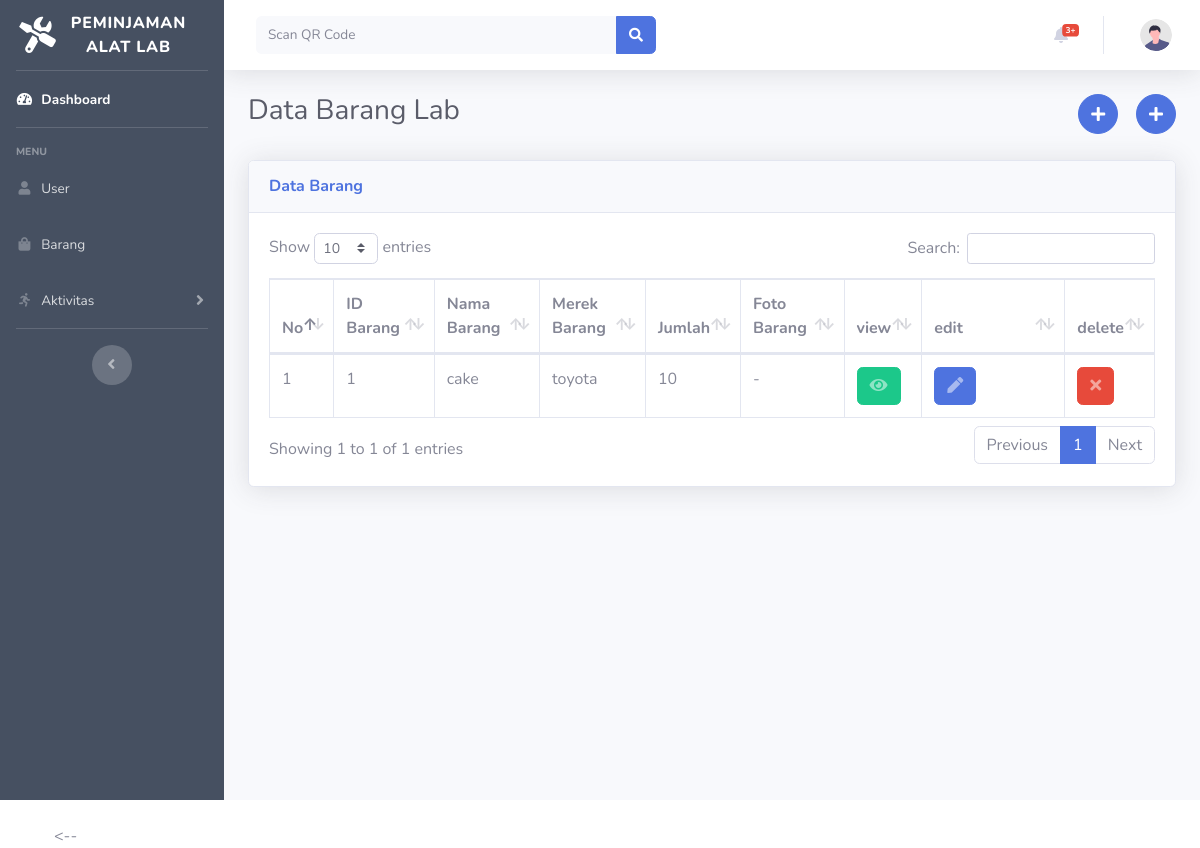
Before: /app/views/webadmin/barang/index.php with the older database file.
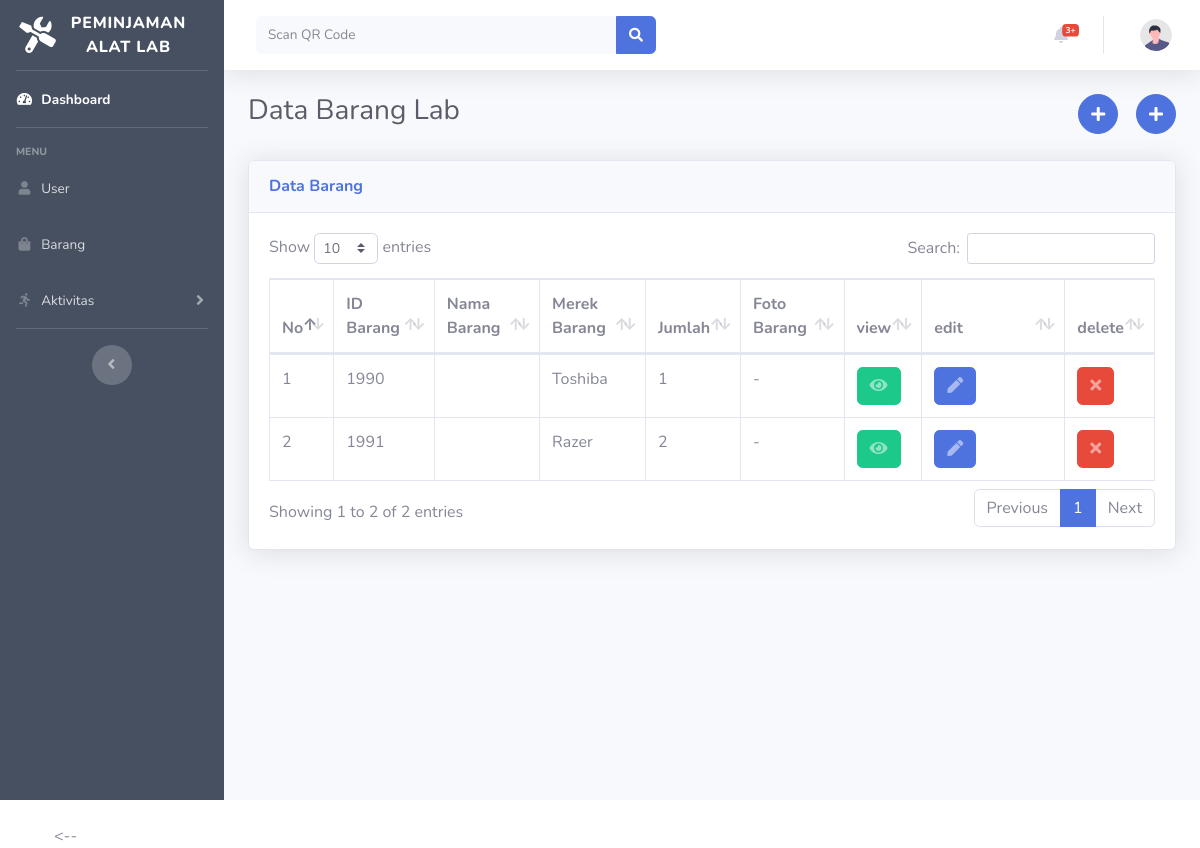
After: the same page with the newer database file.
### tables this page shows
CREATE TABLE `barang` (
  `Barang_id` int(100) NOT NULL,
  `Barang_lab_id` int(11) NOT NULL,
  `Barang_nama` varchar(100) NOT NULL,
  `Barang_Loker` varchar(255) NOT NULL,
  `Barang_jumlah` int(11) NOT NULL,
  `Barang_jumlah_sisa` int(11) NOT NULL,
  `Barang_merk` varchar(100) NOT NULL,
  `Barang_foto` varchar(100) NOT NULL,
  `Barang_qrcode` varchar(100) NOT NULL,
  `Barang_gudang_id` int(100) NOT NULL
);

### app/views/webadmin/barang/index.php (the view, shortened to what this page needs)
<?php
	require_once __DIR__.('/../../function.php');
?>
<!DOCTYPE html>
<html lang="en">
<head>
    <link href="<?= BASEURL; ?>/vendor/fontawesome-free/css/all.css" rel="stylesheet" type="text/css">
    <link href="<?= BASEURL; ?>/css/sb-admin-2.css" rel="stylesheet">
    <link href="<?= BASEURL; ?>/vendor/datatables/dataTables.bootstrap4.css" rel="stylesheet">
    <link rel="stylesheet" type="text/css" href="<?= BASEURL; ?>/plugins/DataTables/DataTables-1.11.5/css/dataTables.bootstrap4.css">
</head>
<body id="page-top">
    <div id="wrapper">
        <?php include __DIR__."/../templates/sidebar.php"?>
        <div id="content-wrapper" class="d-flex flex-column">
            <div id="content">
                <nav class="navbar navbar-expand navbar-light bg-white topbar mb-4 static-top shadow">
                    <br>
                    <div class="d-none d-sm-inline-block form-inline mr-auto ml-md-3 my-2 my-md-0 mw-100 navbar-search">
                        <div class="input-group" >
                            <input type="text" class="form-control bg-light border-0 small cari_barang" id="cari_barang" placeholder="Scan QR Code"
                                aria-label="Search" aria-describedby="basic-addon2" name="IDBarang" autocomplete="off">
                            <div class="input-group-append" >
                                <button class="btn btn-primary" type="submit" >
                                    <i class="fas fa-search fa-sm"></i>
                                </button>
                            </div>
                        </div>
                    </div>
                    <ul class="navbar-nav ml-auto">
                        <li class="nav-item dropdown no-arrow mx-1">
                            <a class="nav-link dropdown-toggle" href="#" id="alertsDropdown" role="button"
                                data-toggle="dropdown" aria-haspopup="true" aria-expanded="false">
                                <i class="fas fa-bell fa-fw"></i>
                                <span class="badge badge-danger badge-counter">3+</span>
                            </a>
                        </li>
                        <li class="nav-item dropdown no-arrow">
                            <a class="nav-link dropdown-toggle" href="#" id="userDropdown" role="button"
                                data-toggle="dropdown" aria-haspopup="true" aria-expanded="false">
                                <img class="img-profile rounded-circle"
                                    src="img/undraw_profile.svg">
                            </a>
                        </li>
                    </ul>
                </nav>
                <div class="container-fluid">
                    <div class="row ">
                        <div class="col-lg-6">
                            <h3 class="mb-2 text-gray-800">
                            Data Barang Lab
                            </h3>
                        </div>
                        <div class="col-lg-6">
                            <div class="text-right">
                                <a class="btn btn-primary plus btn-circle offset-lg-1" href = https://www.qr-code-generator.com/>
                                    <i class="fa fa-plus"></i>
                                <a href="tambah_barang.php" class="btn btn-primary plus btn-circle offset-lg-1">
                                    <i class="fa fa-plus"></i>
                                </a>
                            </div>
                        </div>
                    </div>
                    <br>
                    <div class="card shadow mb-4">
                        <div class="card-header py-3">
                            <h6 class="m-0 font-weight-bold text-primary">Data Barang</h6>
                        </div>
                        <div class="card-body">
                            <div class="table-responsive">
                                    <table class="table table-bordered" id="dataTable" width="100%" cellspacing="0">
                                    <thead>
                                        <tr>
                                            <th>No</th>
                                            <th>ID Barang</th>
                                            <th>Nama Barang</th>
                                            <th>Merek Barang</th>
                                            <th>Jumlah</th>
                                            <th>Foto Barang</th>
                                            <th>view</th>
                                            <th style="width: 100px;">edit</th>
                                            <th>delete</th>
                                        </tr>
                                    </thead>
                                    <tbody>
                                        <tr>
                                        <?php
                                        $labid= getUrlParam('Lab_id');
                                        if($labid!= NULL){
                                            $ambilsemuadatabarang = mysqli_query($conn, "select * from barang where Barang_lab_id=$labid");
                                        }
                                        elseif(isset($_SESSION['User_lab_id'])){
                                            $Userlabid=$_SESSION['User_lab_id'];
                                            $ambilsemuadatabarang = mysqli_query($conn, "select * from barang where Barang_lab_id=$Userlabid");
                                            }else{
                                            $ambilsemuadatabarang = mysqli_query($conn, "select * from barang");
                                            }
                                        $i=1;
                                        while($data = mysqli_fetch_array($ambilsemuadatabarang))
                                        {
                                            $IDBarang= $data['Barang_id'];
                                            $NamaBarang = $data['Barang_nama'];
                                            $Jumlah = $data['Barang_jumlah'];
                                            $MerekBarang = $data['Barang_merk'];
                                            if($data['Barang_foto']!="" && $data['Barang_foto']!=NULL)
                                            {
                                                $img_barang = '<img src="../img/'.$data['Barang_foto'].'" style="width: 100px;">';
                                            }else{
                                                $img_barang = "-";
                                            }
                                            ?>
                                            <td><?=$i++;?></td>
                                            <td><?=$IDBarang;?></td>
                                            <td><?=$NamaBarang;?></td>
                                            <td><?=$MerekBarang;?></td>
                                            <td><?=$Jumlah;?></td>
                                            <td><?=$img_barang;?></td>
                                            <td>
                                                    <span>
                                                    <button type= "button" class="btn btn-success" data-toggle= "modal" data-target="#lihat<?=$IDBarang;?>">
                                                            <span class="icon text-white-50">
                                                                <i class="fas fa-eye"></i>
                                                            </span>
                                                        </button>
                                                    </span>
                                            </td>
                                            <td>
                                                    <span>
                                                    <button type= "button" class="btn btn-primary" data-toggle= "modal" data-target="#edit<?=$IDBarang;?>">
                                                            <span class="icon text-white-50">
                                                                <i class="fas fa-pen"></i>
                                                            </span>
                                                        </button>
                                                    </span>
                                            </td>
                                            <td>
                                                    <span>
                                                    <button type="button" class= "btn btn-danger" data-toggle= "modal" data-target= "#delete<?=$IDBarang;?>">
                                                            <span class="icon text-white-50">
                                                                <i class="fas fa-times"></i>
                                                            </span>
                                                        </button>
                                                    </span>
                                        </td>
                                        </tr>
                                        <div>
                                        <?php
                                        }
                                        ?>
                                    </tbody>
                                    </div>
                            </div>
                        </div>
                    </div>
                </div>
            </div>
        </div>
</body>
<body>
    <br>
    <div class="container">
            <--<div class="row">
</html>

### app/views/webadmin/templates/sidebar.php (shortened to what this page needs)
<ul class="navbar-nav sidebar sidebar-dark accordion" style="background-color: #465061; background-size: cover;" id="accordionSidebar">
    <a class="sidebar-brand d-flex align-items-center justify-content-center" href="dashboard">
        <div class="sidebar-brand-icon rotate-n-15">
            <i class="fas fa-tools"></i>
        </div>
        <div class="sidebar-brand-text mx-3">Peminjaman<br>Alat Lab</div>
    </a>
    <hr class="sidebar-divider my-0">
    <li class="nav-item active">
        <a class="nav-link" href="dashboard">
            <i class="fas fa-fw fa-tachometer-alt"></i>
            <span>Dashboard</span></a>
    </li>
    <hr class="sidebar-divider">
    <div class="sidebar-heading">
        Menu
    </div>
    <li class="nav-item">
        <a class="nav-link" href="user">
            <i class="fas fa-fw fa-user"></i>
            <span>User</span></a>
    </li>
    <li class="nav-item">
        <a class="nav-link" href="barang">
            <i class="fas fa-fw fa-shopping-bag"></i>
            <span>Barang</span></a>
    </li>
    <li class="nav-item">
        <a class="nav-link collapsed" data-toggle="collapse" data-target="#collapseTwo"
        aria-expanded="true" aria-controls="collapseTwo">
            <i class="fas fa-fw fa-running"></i>
            <span>Aktivitas</span>
        </a>
    </li>
    <hr class="sidebar-divider d-none d-md-block">
    <div class="text-center d-none d-md-inline">
        <button class="rounded-circle border-0" id="sidebarToggle"></button>
    </div>
</ul>

Changed rows visible on the page:
removed barang: Barang_id "1", Barang_nama "cake", Barang_merk "toyota", Barang_jumlah "10", Barang_foto "-"
added barang: Barang_id "1990", Barang_merk "Toshiba", Barang_jumlah "1", Barang_foto "-"
added barang: Barang_id "1991", Barang_merk "Razer", Barang_jumlah "2", Barang_foto "-"
Other visible differences:
text written by a page script: "Show entries Search: Showing 1 to 1 of 1 entries Previous 1 Next" → "Show entries Search: Showing 1 to 2 of 2 entries Previous 1 Next"
